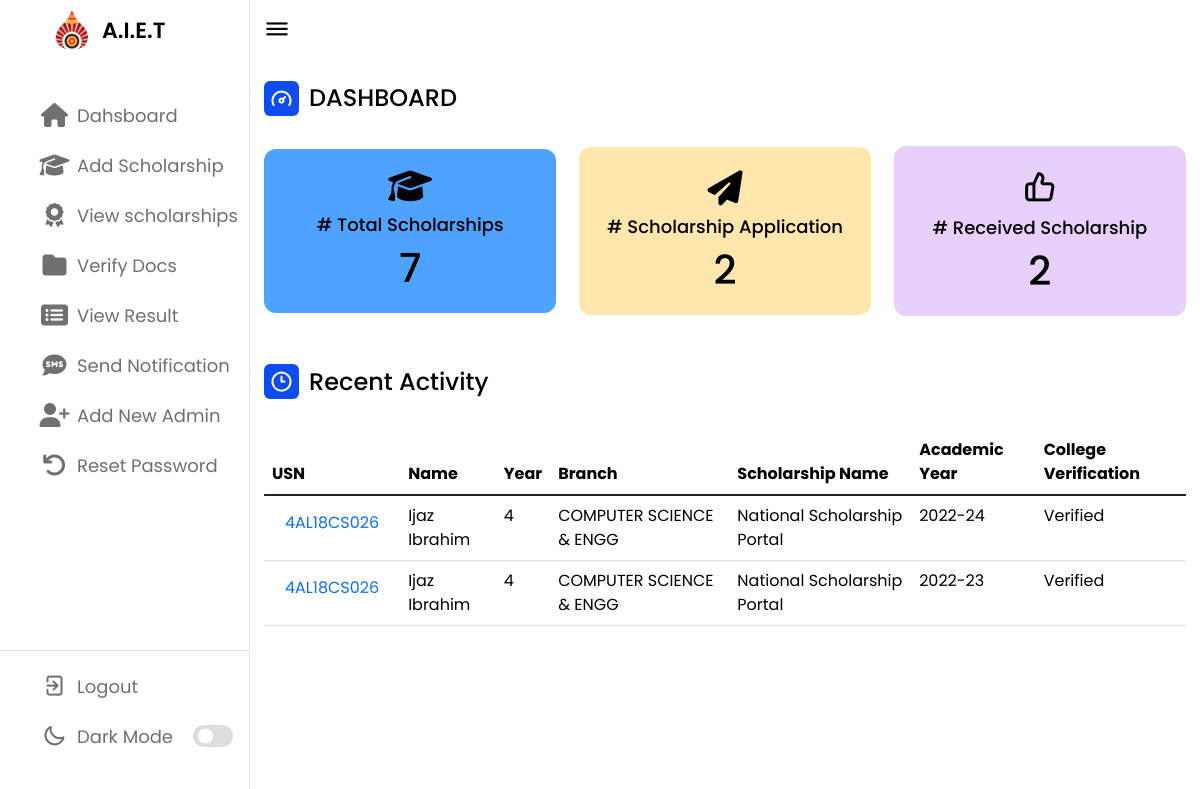
The page /Admin_Dashboard_Panel/admin-profile.php (signed in) on the database as committed earlier.
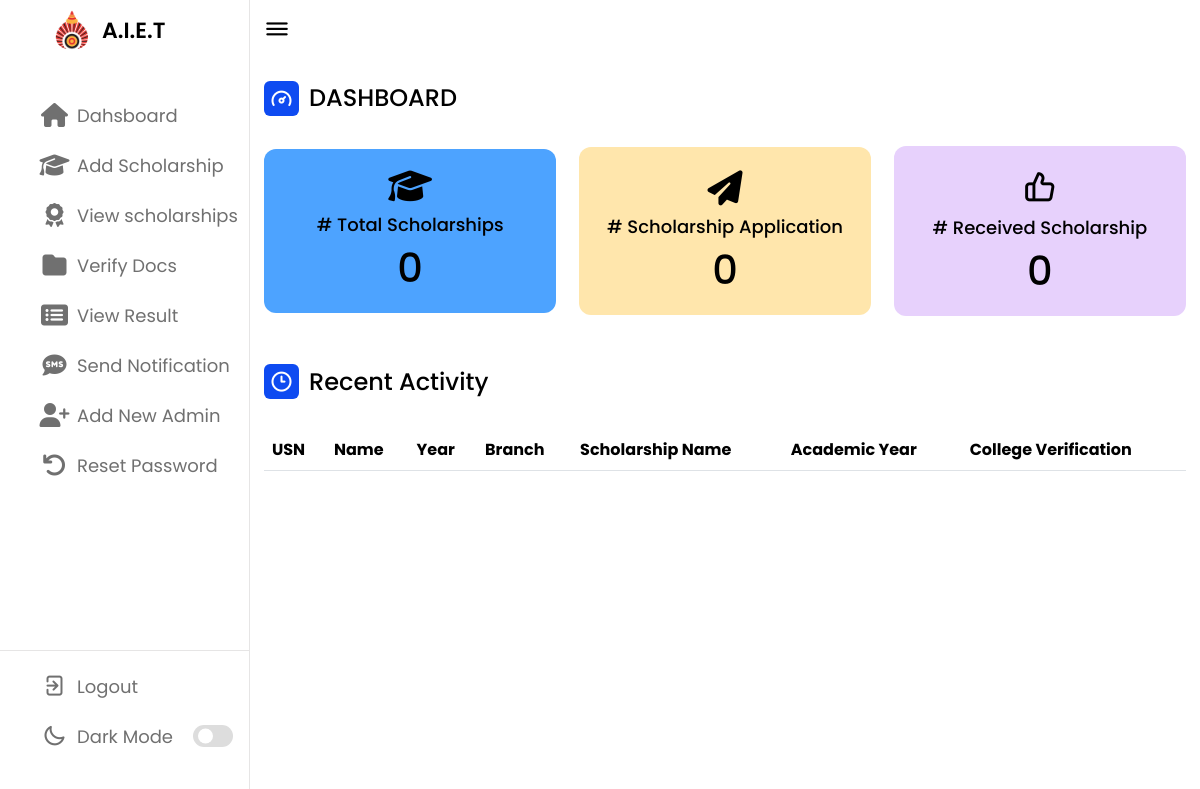
The same page on the database as committed later.
### tables this page shows
CREATE TABLE `upload_sch_docs` (
  `uid` int(11) NOT NULL,
  `usn` varchar(100) NOT NULL,
  `sch_name` varchar(100) DEFAULT NULL,
  `sch_applied_year` varchar(15) DEFAULT NULL,
  `govt_id` varchar(100) DEFAULT NULL,
  `file1_type` varchar(50) DEFAULT NULL,
  `file1_size` int(11) DEFAULT NULL,
  `file1` mediumblob DEFAULT NULL,
  `domicile` varchar(100) DEFAULT NULL,
  `file2_type` varchar(50) DEFAULT NULL,
  `file2_size` int(11) DEFAULT NULL,
  `file2` mediumblob DEFAULT NULL,
  `income` varchar(100) DEFAULT NULL,
  `file3_type` varchar(50) DEFAULT NULL,
  `file3_size` int(11) DEFAULT NULL,
  `file3` mediumblob DEFAULT NULL,
  `pwd` varchar(100) DEFAULT NULL,
  `file4_type` varchar(50) DEFAULT NULL,
  `file4_size` int(11) DEFAULT NULL,
  `file4` mediumblob DEFAULT NULL,
  `bonafide` varchar(100) DEFAULT NULL,
  `file5_type` varchar(50) DEFAULT NULL,
  `file5_size` int(11) DEFAULT NULL,
  `file5` mediumblob DEFAULT NULL,
  `caste` varchar(100) DEFAULT NULL,
  `file6_type` varchar(50) DEFAULT NULL,
  `file6_size` int(11) DEFAULT NULL,
  `file6` mediumblob DEFAULT NULL,
  `parent_aadhar` varchar(100) DEFAULT NULL,
  `file7_type` varchar(50) DEFAULT NULL,
  `file7_size` int(11) DEFAULT NULL,
  `file7` mediumblob DEFAULT NULL,
  `passbook` varchar(100) DEFAULT NULL,
  `file8_type` varchar(50) DEFAULT NULL,
  `file8_size` int(11) DEFAULT NULL,
  `file8` mediumblob DEFAULT NULL,
  `clg_fee` varchar(100) DEFAULT NULL,
  `file9_type` varchar(50) DEFAULT NULL,
  `file9_size` int(11) DEFAULT NULL,
  `file9` mediumblob DEFAULT NULL,
  `sslc_puc` varchar(100) DEFAULT NULL,
  `file10_type` varchar(50) DEFAULT NULL,
  `file10_size` int(11) DEFAULT NULL,
  `file10` mediumblob DEFAULT NULL,
  `sem_marks` varchar(100) DEFAULT NULL,
  `file11_type` varchar(50) DEFAULT NULL,
  `file11_size` int(11) DEFAULT NULL,
  `file11` mediumblob DEFAULT NULL,
  `diploma` varchar(100) DEFAULT NULL,
  `file12_type` varchar(50) DEFAULT NULL,
  `file12_size` int(11) DEFAULT NULL,
  `file12` mediumblob DEFAULT NULL,
  `self_decl` varchar(100) DEFAULT NULL,
  `file13_type` varchar(50) DEFAULT NULL,
  `file13_size` int(11) DEFAULT NULL,
  `file13` mediumblob DEFAULT NULL,
  `ration` varchar(100) DEFAULT NULL,
  `file14_type` varchar(50) DEFAULT NULL,
  `file14_size` int(11) DEFAULT NULL,
  `file14` mediumblob DEFAULT NULL,
  `is_received` text DEFAULT 'pending',
  `is_verified` varchar(50) NOT NULL DEFAULT 'pending',
  `created_at` timestamp NOT NULL DEFAULT current_timestamp()
);

CREATE TABLE `users` (
  `id` int(11) NOT NULL,
  `username` varchar(100) NOT NULL,
  `passwd` varchar(100) NOT NULL,
  `first_name` varchar(100) NOT NULL,
  `last_name` varchar(100) NOT NULL,
  `gender` text NOT NULL,
  `caste` varchar(20) NOT NULL,
  `email` varchar(100) NOT NULL,
  `dept` text NOT NULL,
  `year` tinyint(4) NOT NULL,
  `semester` int(11) NOT NULL,
  `section` char(1) NOT NULL,
  `phone` char(10) NOT NULL,
  `dp` varchar(255) NOT NULL,
  `created_at` timestamp NOT NULL DEFAULT current_timestamp() ON UPDATE current_timestamp()
);

### Admin_Dashboard_Panel/admin-profile.php (the view, shortened to what this page needs)
<?php
include("admin-layout.php");
require_once("../db/config.php");
$sql1 = "SELECT * FROM `upload_sch_docs` t1 INNER JOIN users t2 ON t2.username = t1.usn ORDER BY t1.created_at DESC;";
$query = $link->query($sql1);
$sql2 = "SELECT COUNT(*) FROM scholarship_details;";
$result2 = $link->query($sql2);
$sql3 = "SELECT COUNT(*) FROM upload_sch_docs ORDER BY created_at DESC;";
$result3 = $link->query($sql3);
$sql4 = "SELECT COUNT(*) FROM sch_receipt_proof WHERE is_received = 'yes';";
$result4 = $link->query($sql4);
?>
<div class="dash-content">
    <div class="overview">
        <div class="title">
            <i class="uil uil-tachometer-fast-alt"></i>
            <span class="text">DASHBOARD</span>
        </div>
        <div class="boxes">
            <div class="box box1">
                <i class="mb-2 mt-1 fa fa-graduation-cap" aria-hidden="true"></i>
                <span class="text"># Total Scholarships</span>
                <span class="number"><?php foreach ($result2 as $res) echo $res['COUNT(*)']; ?></span>
            </div>
            <div class="box box2">
                <i class="my-2 fa fa-paper-plane" aria-hidden="true"></i>
                <span class="text"># Scholarship Application</span>
                <span class="number"><?php foreach ($result3 as $res) echo $res['COUNT(*)']; ?></span>
            </div>
            <div class="box box3">
                <i class="uil uil-thumbs-up"></i>
                <span class="text"># Received Scholarship</span>
                <span class="number"><?php foreach ($result4 as $res) echo $res['COUNT(*)']; ?></span>
            </div>
        </div>
    </div>
    <div class="activity">
        <div class="title mt-5">
            <i class="uil uil-clock-three"></i>
            <span class="text">Recent Activity</span>
        </div>
        <table class="table table-hover">
            <thead>
                <tr>
                    <th scope="col"><label>USN</label></th>
                    <th scope="col"><label>Name</label></th>
                    <th scope="col"><label>Year</label></th>
                    <th scope="col"><label>Branch</label></th>
                    <th scope="col"><label>Scholarship Name</label></th>
                    <th scope="col"><label>Academic Year</label></th>
                    <th scope="col"><label>College Verification</label></th>
                </tr>
            </thead>
            <tbody>
                <?php
                while ($row = mysqli_fetch_array($query)) { ?>
                    <tr>
                        <td><label><a class="btn text-primary" href="stud-profile.php?usn=<?php echo $row['username']; ?>"><?php echo strtoupper($row['username']);
                                                                                                                            ?></a></label></td>
                        <td><label><?php echo $row['first_name'];
                                    echo $row['last_name']; ?></label></td>
                        <td><label><?php echo $row['year']; ?></label></td>
                        <td><label><?php echo $row['dept']; ?></label></td>
                        <td><label><?php echo $row['sch_name']; ?></label></td>
                        <td><label><?php echo $row['sch_applied_year']; ?></label></td>
                        <td><label><?php echo $row['is_verified']; ?></label></td>
                    </tr>
                <?php } ?>
            </tbody>
        </table>
    </div>
</div>

Rows that differ between the two databases and show on the page:
removed upload_sch_docs: users.username "4AL18CS026", users.first_name "Ijaz", users.last_name "Ibrahim", users.year "4", users.dept "COMPUTER SCIENCE & ENGG", sch_name "National Scholarship Portal", sch_applied_year "2022-24", is_verified "Verified"
removed upload_sch_docs: users.username "4AL18CS026", users.first_name "Ijaz", users.last_name "Ibrahim", users.year "4", users.dept "COMPUTER SCIENCE & ENGG", sch_name "National Scholarship Portal", sch_applied_year "2022-23", is_verified "Verified"
Other text that changed with them:
new list line: "0"
list line gone: "7"
list line gone: "2"
